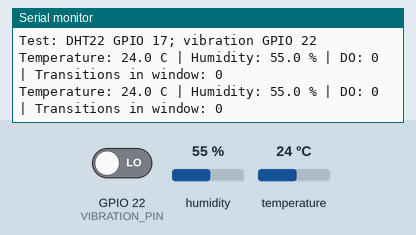
Simulated run of this sketch. Board: ESP32. Shown: the last lines printed to the serial monitor. Inputs (shaded band) come from the test bench; at power-on: humidity 55 %, GPIO 22 (VIBRATION_PIN) LOW, temperature 24 °C.

Above: at 5.8 s.
5.9 s: humidity set to 22 %
At 8.7 s:
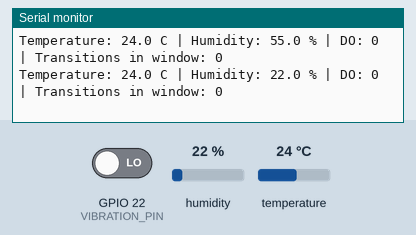
9.6 s: GPIO 22 (VIBRATION_PIN) driven HIGH
At 10.6 s:
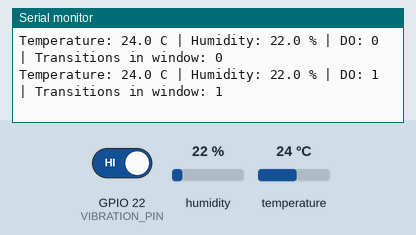
13.3 s: temperature set to 12 °C
At 15.6 s:
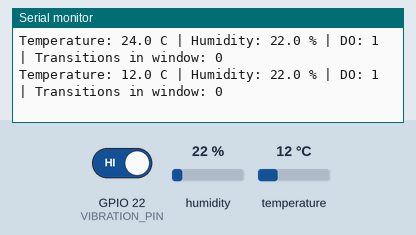
17.0 s: GPIO 22 (VIBRATION_PIN) driven LOW
At 18.7 s:
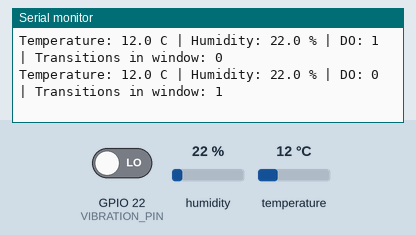
20.7 s: humidity set to 40 %
At 23.7 s:
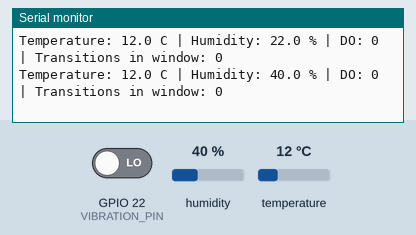
Timing chart, 0 to 25.2 s (numbered marks = the images above; inputs shaded):
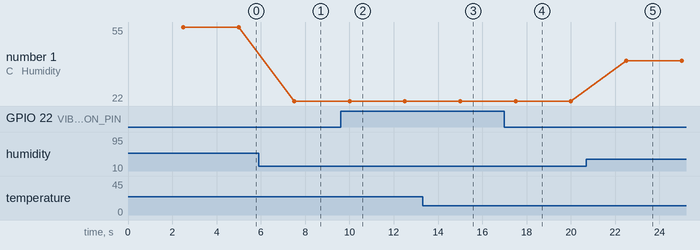

Measured:
- after the input at 5.9 s, the serial monitor: prints a new line after 1.6 s (image 1)
- after the input at 9.6 s, the serial monitor: prints a new line after 0.41 s (image 2)
- after the input at 13.3 s, the serial monitor: prints a new line after 1.7 s (image 3)
- after the input at 17.0 s, the serial monitor: prints a new line after 0.51 s (image 4)
- after the input at 20.7 s, the serial monitor: prints a new line after 1.8 s (image 5)
- plotted number 1: 55 → 22 after the input at 5.9 s, 22 → 40 after the input at 20.7 s

The sketch:

sensor_test.ino
```cpp
#include <Arduino.h>
#include <DHT.h>
constexpr uint8_t DHT_PIN = 17;
constexpr uint8_t VIBRATION_PIN = 22;
DHT dht(DHT_PIN, DHT22);
volatile uint32_t transitions = 0;
portMUX_TYPE counterLock = portMUX_INITIALIZER_UNLOCKED;
unsigned long lastReading = 0;
void ARDUINO_ISR_ATTR recordTransition() {
  portENTER_CRITICAL_ISR(&counterLock);
  transitions++;
  portEXIT_CRITICAL_ISR(&counterLock);
}
void setup() {
  Serial.begin(115200);
  dht.begin();
  pinMode(VIBRATION_PIN, INPUT);
  attachInterrupt(digitalPinToInterrupt(VIBRATION_PIN), recordTransition, CHANGE);
  Serial.println("Test: DHT22 GPIO 17; vibration GPIO 22");
}
void loop() {
  unsigned long now = millis();
  if (now - lastReading < 2500) { delay(1); return; }
  lastReading = now;
  portENTER_CRITICAL(&counterLock);
  uint32_t transitionCount = transitions;
  transitions = 0;
  portEXIT_CRITICAL(&counterLock);
  float humidity = dht.readHumidity();
  float temperature = dht.readTemperature();
  if (isnan(temperature) || isnan(humidity)) {
    Serial.print("DHT22: read failure");
  } else {
    Serial.printf("Temperature: %.1f C | Humidity: %.1f %%", temperature, humidity);
  }
  Serial.printf(" | DO: %d | Transitions in window: %lu\n",
                digitalRead(VIBRATION_PIN), (unsigned long)transitionCount);
}
```
